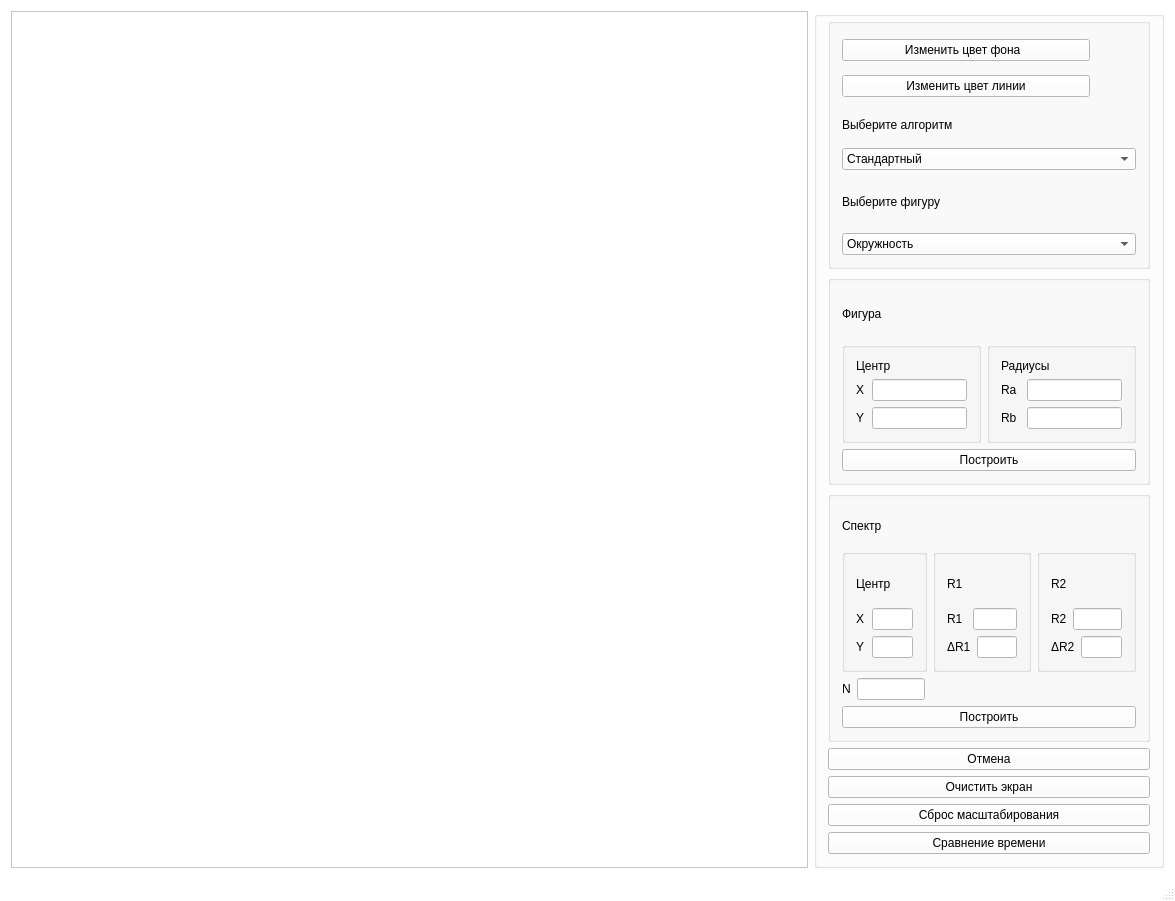
<?xml version="1.0" encoding="UTF-8"?>
<ui version="4.0">
 <class>MainWindow</class>
 <widget class="QMainWindow" name="MainWindow">
  <property name="geometry">
   <rect>
    <x>0</x>
    <y>0</y>
    <width>1175</width>
    <height>901</height>
   </rect>
  </property>
  <property name="minimumSize">
   <size>
    <width>1100</width>
    <height>750</height>
   </size>
  </property>
  <property name="palette">
   <palette>
    <active>
     <colorrole role="WindowText">
      <brush brushstyle="SolidPattern">
       <color alpha="255">
        <red>0</red>
        <green>0</green>
        <blue>0</blue>
       </color>
      </brush>
     </colorrole>
     <colorrole role="Button">
      <brush brushstyle="SolidPattern">
       <color alpha="255">
        <red>255</red>
        <green>255</green>
        <blue>255</blue>
       </color>
      </brush>
     </colorrole>
     <colorrole role="Light">
      <brush brushstyle="SolidPattern">
       <color alpha="255">
        <red>255</red>
        <green>255</green>
        <blue>255</blue>
       </color>
      </brush>
     </colorrole>
     <colorrole role="Midlight">
      <brush brushstyle="SolidPattern">
       <color alpha="255">
        <red>255</red>
        <green>255</green>
        <blue>255</blue>
       </color>
      </brush>
     </colorrole>
     <colorrole role="Dark">
      <brush brushstyle="SolidPattern">
       <color alpha="255">
        <red>127</red>
        <green>127</green>
        <blue>127</blue>
       </color>
      </brush>
     </colorrole>
     <colorrole role="Mid">
      <brush brushstyle="SolidPattern">
       <color alpha="255">
        <red>170</red>
        <green>170</green>
        <blue>170</blue>
       </color>
      </brush>
     </colorrole>
     <colorrole role="Text">
      <brush brushstyle="SolidPattern">
       <color alpha="255">
        <red>0</red>
        <green>0</green>
        <blue>0</blue>
       </color>
      </brush>
     </colorrole>
     <colorrole role="BrightText">
      <brush brushstyle="SolidPattern">
       <color alpha="255">
        <red>255</red>
        <green>255</green>
        <blue>255</blue>
       </color>
      </brush>
     </colorrole>
     <colorrole role="ButtonText">
      <brush brushstyle="SolidPattern">
       <color alpha="255">
        <red>0</red>
        <green>0</green>
        <blue>0</blue>
       </color>
      </brush>
     </colorrole>
     <colorrole role="Base">
      <brush brushstyle="SolidPattern">
       <color alpha="255">
        <red>255</red>
        <green>255</green>
        <blue>255</blue>
       </color>
      </brush>
     </colorrole>
     <colorrole role="Window">
      <brush brushstyle="SolidPattern">
       <color alpha="255">
        <red>255</red>
        <green>255</green>
        <blue>255</blue>
       </color>
      </brush>
     </colorrole>
     <colorrole role="Shadow">
      <brush brushstyle="SolidPattern">
       <color alpha="255">
        <red>0</red>
        <green>0</green>
        <blue>0</blue>
       </color>
      </brush>
     </colorrole>
     <colorrole role="AlternateBase">
      <brush brushstyle="SolidPattern">
       <color alpha="255">
        <red>255</red>
        <green>255</green>
        <blue>255</blue>
       </color>
      </brush>
     </colorrole>
     <colorrole role="ToolTipBase">
      <brush brushstyle="SolidPattern">
       <color alpha="255">
        <red>255</red>
        <green>255</green>
        <blue>220</blue>
       </color>
      </brush>
     </colorrole>
     <colorrole role="ToolTipText">
      <brush brushstyle="SolidPattern">
       <color alpha="255">
        <red>0</red>
        <green>0</green>
        <blue>0</blue>
       </color>
      </brush>
     </colorrole>
     <colorrole role="PlaceholderText">
      <brush brushstyle="SolidPattern">
       <color alpha="128">
        <red>0</red>
        <green>0</green>
        <blue>0</blue>
       </color>
      </brush>
     </colorrole>
    </active>
    <inactive>
     <colorrole role="WindowText">
      <brush brushstyle="SolidPattern">
       <color alpha="255">
        <red>0</red>
        <green>0</green>
        <blue>0</blue>
       </color>
      </brush>
     </colorrole>
     <colorrole role="Button">
      <brush brushstyle="SolidPattern">
       <color alpha="255">
        <red>255</red>
        <green>255</green>
        <blue>255</blue>
       </color>
      </brush>
     </colorrole>
     <colorrole role="Light">
      <brush brushstyle="SolidPattern">
       <color alpha="255">
        <red>255</red>
        <green>255</green>
        <blue>255</blue>
       </color>
      </brush>
     </colorrole>
     <colorrole role="Midlight">
      <brush brushstyle="SolidPattern">
       <color alpha="255">
        <red>255</red>
        <green>255</green>
        <blue>255</blue>
       </color>
      </brush>
     </colorrole>
     <colorrole role="Dark">
      <brush brushstyle="SolidPattern">
       <color alpha="255">
        <red>127</red>
        <green>127</green>
        <blue>127</blue>
       </color>
      </brush>
     </colorrole>
     <colorrole role="Mid">
      <brush brushstyle="SolidPattern">
       <color alpha="255">
        <red>170</red>
        <green>170</green>
        <blue>170</blue>
       </color>
      </brush>
     </colorrole>
     <colorrole role="Text">
      <brush brushstyle="SolidPattern">
       <color alpha="255">
        <red>0</red>
        <green>0</green>
        <blue>0</blue>
       </color>
      </brush>
     </colorrole>
     <colorrole role="BrightText">
      <brush brushstyle="SolidPattern">
       <color alpha="255">
        <red>255</red>
        <green>255</green>
        <blue>255</blue>
       </color>
      </brush>
     </colorrole>
     <colorrole role="ButtonText">
      <brush brushstyle="SolidPattern">
       <color alpha="255">
        <red>0</red>
        <green>0</green>
        <blue>0</blue>
       </color>
      </brush>
     </colorrole>
     <colorrole role="Base">
      <brush brushstyle="SolidPattern">
       <color alpha="255">
        <red>255</red>
        <green>255</green>
        <blue>255</blue>
       </color>
      </brush>
     </colorrole>
     <colorrole role="Window">
      <brush brushstyle="SolidPattern">
       <color alpha="255">
        <red>255</red>
        <green>255</green>
        <blue>255</blue>
       </color>
      </brush>
     </colorrole>
     <colorrole role="Shadow">
      <brush brushstyle="SolidPattern">
       <color alpha="255">
        <red>0</red>
        <green>0</green>
        <blue>0</blue>
       </color>
      </brush>
     </colorrole>
     <colorrole role="AlternateBase">
      <brush brushstyle="SolidPattern">
       <color alpha="255">
        <red>255</red>
        <green>255</green>
        <blue>255</blue>
       </color>
      </brush>
     </colorrole>
     <colorrole role="ToolTipBase">
      <brush brushstyle="SolidPattern">
       <color alpha="255">
        <red>255</red>
        <green>255</green>
        <blue>220</blue>
       </color>
      </brush>
     </colorrole>
     <colorrole role="ToolTipText">
      <brush brushstyle="SolidPattern">
       <color alpha="255">
        <red>0</red>
        <green>0</green>
        <blue>0</blue>
       </color>
      </brush>
     </colorrole>
     <colorrole role="PlaceholderText">
      <brush brushstyle="SolidPattern">
       <color alpha="128">
        <red>0</red>
        <green>0</green>
        <blue>0</blue>
       </color>
      </brush>
     </colorrole>
    </inactive>
    <disabled>
     <colorrole role="WindowText">
      <brush brushstyle="SolidPattern">
       <color alpha="255">
        <red>127</red>
        <green>127</green>
        <blue>127</blue>
       </color>
      </brush>
     </colorrole>
     <colorrole role="Button">
      <brush brushstyle="SolidPattern">
       <color alpha="255">
        <red>255</red>
        <green>255</green>
        <blue>255</blue>
       </color>
      </brush>
     </colorrole>
     <colorrole role="Light">
      <brush brushstyle="SolidPattern">
       <color alpha="255">
        <red>255</red>
        <green>255</green>
        <blue>255</blue>
       </color>
      </brush>
     </colorrole>
     <colorrole role="Midlight">
      <brush brushstyle="SolidPattern">
       <color alpha="255">
        <red>255</red>
        <green>255</green>
        <blue>255</blue>
       </color>
      </brush>
     </colorrole>
     <colorrole role="Dark">
      <brush brushstyle="SolidPattern">
       <color alpha="255">
        <red>127</red>
        <green>127</green>
        <blue>127</blue>
       </color>
      </brush>
     </colorrole>
     <colorrole role="Mid">
      <brush brushstyle="SolidPattern">
       <color alpha="255">
        <red>170</red>
        <green>170</green>
        <blue>170</blue>
       </color>
      </brush>
     </colorrole>
     <colorrole role="Text">
      <brush brushstyle="SolidPattern">
       <color alpha="255">
        <red>127</red>
        <green>127</green>
        <blue>127</blue>
       </color>
      </brush>
     </colorrole>
     <colorrole role="BrightText">
      <brush brushstyle="SolidPattern">
       <color alpha="255">
        <red>255</red>
        <green>255</green>
        <blue>255</blue>
       </color>
      </brush>
     </colorrole>
     <colorrole role="ButtonText">
      <brush brushstyle="SolidPattern">
       <color alpha="255">
        <red>127</red>
        <green>127</green>
        <blue>127</blue>
       </color>
      </brush>
     </colorrole>
     <colorrole role="Base">
      <brush brushstyle="SolidPattern">
       <color alpha="255">
        <red>246</red>
        <green>245</green>
        <blue>244</blue>
       </color>
      </brush>
     </colorrole>
     <colorrole role="Window">
      <brush brushstyle="SolidPattern">
       <color alpha="255">
        <red>255</red>
        <green>255</green>
        <blue>255</blue>
       </color>
      </brush>
     </colorrole>
     <colorrole role="Shadow">
      <brush brushstyle="SolidPattern">
       <color alpha="255">
        <red>0</red>
        <green>0</green>
        <blue>0</blue>
       </color>
      </brush>
     </colorrole>
     <colorrole role="AlternateBase">
      <brush brushstyle="SolidPattern">
       <color alpha="255">
        <red>255</red>
        <green>255</green>
        <blue>255</blue>
       </color>
      </brush>
     </colorrole>
     <colorrole role="ToolTipBase">
      <brush brushstyle="SolidPattern">
       <color alpha="255">
        <red>255</red>
        <green>255</green>
        <blue>220</blue>
       </color>
      </brush>
     </colorrole>
     <colorrole role="ToolTipText">
      <brush brushstyle="SolidPattern">
       <color alpha="255">
        <red>0</red>
        <green>0</green>
        <blue>0</blue>
       </color>
      </brush>
     </colorrole>
     <colorrole role="PlaceholderText">
      <brush brushstyle="SolidPattern">
       <color alpha="128">
        <red>0</red>
        <green>0</green>
        <blue>0</blue>
       </color>
      </brush>
     </colorrole>
    </disabled>
   </palette>
  </property>
  <property name="windowTitle">
   <string>MainWindow</string>
  </property>
  <property name="toolTipDuration">
   <number>-6</number>
  </property>
  <widget class="QWidget" name="centralwidget">
   <property name="toolTipDuration">
    <number>-1</number>
   </property>
   <property name="inputMethodHints">
    <set>Qt::ImhNone</set>
   </property>
   <layout class="QHBoxLayout" name="horizontalLayout_2" stretch="0,0">
    <item>
     <widget class="QGraphicsView" name="graphicsView">
      <property name="minimumSize">
       <size>
        <width>650</width>
        <height>612</height>
       </size>
      </property>
     </widget>
    </item>
    <item>
     <widget class="QGroupBox" name="groupBox">
      <property name="maximumSize">
       <size>
        <width>350</width>
        <height>16777215</height>
       </size>
      </property>
      <layout class="QGridLayout" name="gridLayout">
       <property name="topMargin">
        <number>1</number>
       </property>
       <item row="1" column="0">
        <widget class="QGroupBox" name="verticalGroupBox_2">
         <property name="minimumSize">
          <size>
           <width>0</width>
           <height>180</height>
          </size>
         </property>
         <property name="maximumSize">
          <size>
           <width>16777215</width>
           <height>210</height>
          </size>
         </property>
         <layout class="QVBoxLayout" name="verticalLayout_3">
          <item>
           <widget class="QLabel" name="label_4">
            <property name="text">
             <string>Фигура</string>
            </property>
           </widget>
          </item>
          <item>
           <layout class="QHBoxLayout" name="horizontalLayout_5">
            <item>
             <widget class="QGroupBox" name="verticalGroupBox_3">
              <layout class="QVBoxLayout" name="verticalLayout_2">
               <item>
                <widget class="QLabel" name="label_8">
                 <property name="text">
                  <string>Центр</string>
                 </property>
                </widget>
               </item>
               <item>
                <layout class="QHBoxLayout" name="horizontalLayout_9">
                 <item>
                  <widget class="QLabel" name="label_9">
                   <property name="minimumSize">
                    <size>
                     <width>10</width>
                     <height>0</height>
                    </size>
                   </property>
                   <property name="text">
                    <string>X</string>
                   </property>
                  </widget>
                 </item>
                 <item>
                  <widget class="QLineEdit" name="lineEdit_figure_x"/>
                 </item>
                </layout>
               </item>
               <item>
                <layout class="QHBoxLayout" name="horizontalLayout_4">
                 <item>
                  <widget class="QLabel" name="label_10">
                   <property name="minimumSize">
                    <size>
                     <width>10</width>
                     <height>0</height>
                    </size>
                   </property>
                   <property name="text">
                    <string>Y</string>
                   </property>
                  </widget>
                 </item>
                 <item>
                  <widget class="QLineEdit" name="lineEdit_figure_y"/>
                 </item>
                </layout>
               </item>
              </layout>
             </widget>
            </item>
            <item>
             <widget class="QGroupBox" name="verticalGroupBox">
              <property name="maximumSize">
               <size>
                <width>200</width>
                <height>16777215</height>
               </size>
              </property>
              <layout class="QVBoxLayout" name="verticalLayout_4">
               <item>
                <widget class="QLabel" name="label_5">
                 <property name="text">
                  <string>Радиусы</string>
                 </property>
                </widget>
               </item>
               <item>
                <layout class="QHBoxLayout" name="horizontalLayout_7">
                 <item>
                  <widget class="QLabel" name="label_7">
                   <property name="minimumSize">
                    <size>
                     <width>20</width>
                     <height>0</height>
                    </size>
                   </property>
                   <property name="text">
                    <string>Ra</string>
                   </property>
                  </widget>
                 </item>
                 <item>
                  <widget class="QLineEdit" name="lineEdit_figure_r1"/>
                 </item>
                </layout>
               </item>
               <item>
                <layout class="QHBoxLayout" name="horizontalLayout_6">
                 <item>
                  <widget class="QLabel" name="label_6">
                   <property name="minimumSize">
                    <size>
                     <width>20</width>
                     <height>0</height>
                    </size>
                   </property>
                   <property name="text">
                    <string>Rb</string>
                   </property>
                  </widget>
                 </item>
                 <item>
                  <widget class="QLineEdit" name="lineEdit_figure_r2"/>
                 </item>
                </layout>
               </item>
              </layout>
             </widget>
            </item>
           </layout>
          </item>
          <item>
           <widget class="QPushButton" name="pushButton_figure">
            <property name="text">
             <string>Построить</string>
            </property>
           </widget>
          </item>
         </layout>
        </widget>
       </item>
       <item row="0" column="0">
        <widget class="QGroupBox" name="horizontalGroupBox">
         <property name="minimumSize">
          <size>
           <width>0</width>
           <height>170</height>
          </size>
         </property>
         <property name="maximumSize">
          <size>
           <width>16777215</width>
           <height>270</height>
          </size>
         </property>
         <layout class="QHBoxLayout" name="horizontalLayout">
          <item>
           <layout class="QVBoxLayout" name="verticalLayout_6">
            <item>
             <layout class="QHBoxLayout" name="horizontalLayout_10">
              <item>
               <widget class="QPushButton" name="pushButton_back_color">
                <property name="minimumSize">
                 <size>
                  <width>0</width>
                  <height>0</height>
                 </size>
                </property>
                <property name="text">
                 <string>Изменить цвет фона  </string>
                </property>
               </widget>
              </item>
              <item>
               <widget class="QLabel" name="label_bc">
                <property name="minimumSize">
                 <size>
                  <width>20</width>
                  <height>0</height>
                 </size>
                </property>
                <property name="maximumSize">
                 <size>
                  <width>40</width>
                  <height>30</height>
                 </size>
                </property>
                <property name="text">
                 <string/>
                </property>
               </widget>
              </item>
             </layout>
            </item>
            <item>
             <layout class="QHBoxLayout" name="horizontalLayout_11">
              <item>
               <widget class="QPushButton" name="pushButton_line_color">
                <property name="text">
                 <string>Изменить цвет линии</string>
                </property>
               </widget>
              </item>
              <item>
               <widget class="QLabel" name="label_lc">
                <property name="minimumSize">
                 <size>
                  <width>20</width>
                  <height>0</height>
                 </size>
                </property>
                <property name="maximumSize">
                 <size>
                  <width>40</width>
                  <height>30</height>
                 </size>
                </property>
                <property name="text">
                 <string/>
                </property>
               </widget>
              </item>
             </layout>
            </item>
            <item>
             <layout class="QVBoxLayout" name="verticalLayout_7">
              <item>
               <widget class="QLabel" name="label_3">
                <property name="maximumSize">
                 <size>
                  <width>16777215</width>
                  <height>35</height>
                 </size>
                </property>
                <property name="text">
                 <string>Выберите алгоритм</string>
                </property>
               </widget>
              </item>
              <item>
               <widget class="QComboBox" name="comboBox_method">
                <item>
                 <property name="text">
                  <string>Стандартный</string>
                 </property>
                </item>
                <item>
                 <property name="text">
                  <string>Каноническое уравнение</string>
                 </property>
                </item>
                <item>
                 <property name="text">
                  <string>Параметрическое уравнение</string>
                 </property>
                </item>
                <item>
                 <property name="text">
                  <string>Алгоритм Брезенхема</string>
                 </property>
                </item>
                <item>
                 <property name="text">
                  <string>Алгоритм средней точки</string>
                 </property>
                </item>
               </widget>
              </item>
              <item>
               <widget class="QLabel" name="label">
                <property name="text">
                 <string>Выберите фигуру</string>
                </property>
               </widget>
              </item>
              <item>
               <widget class="QComboBox" name="comboBox_figure">
                <item>
                 <property name="text">
                  <string>Окружность</string>
                 </property>
                </item>
                <item>
                 <property name="text">
                  <string>Эллипс</string>
                 </property>
                </item>
               </widget>
              </item>
             </layout>
            </item>
           </layout>
          </item>
         </layout>
        </widget>
       </item>
       <item row="2" column="0">
        <widget class="QGroupBox" name="verticalGroupBox_3">
         <property name="minimumSize">
          <size>
           <width>0</width>
           <height>180</height>
          </size>
         </property>
         <layout class="QVBoxLayout" name="verticalLayout_8">
          <item>
           <widget class="QLabel" name="label_11">
            <property name="maximumSize">
             <size>
              <width>16777215</width>
              <height>35</height>
             </size>
            </property>
            <property name="text">
             <string>Спектр</string>
            </property>
           </widget>
          </item>
          <item>
           <layout class="QHBoxLayout" name="horizontalLayout_13">
            <item>
             <widget class="QGroupBox" name="verticalGroupBox_3">
              <property name="maximumSize">
               <size>
                <width>16777215</width>
                <height>16777215</height>
               </size>
              </property>
              <layout class="QVBoxLayout" name="verticalLayout_10">
               <item>
                <widget class="QLabel" name="label_2">
                 <property name="text">
                  <string>Центр</string>
                 </property>
                </widget>
               </item>
               <item>
                <layout class="QHBoxLayout" name="horizontalLayout_17">
                 <item>
                  <widget class="QLabel" name="label_13">
                   <property name="minimumSize">
                    <size>
                     <width>10</width>
                     <height>0</height>
                    </size>
                   </property>
                   <property name="text">
                    <string>X</string>
                   </property>
                  </widget>
                 </item>
                 <item>
                  <widget class="QLineEdit" name="lineEdit_spectrum_x"/>
                 </item>
                </layout>
               </item>
               <item>
                <layout class="QHBoxLayout" name="horizontalLayout_16">
                 <item>
                  <widget class="QLabel" name="label_14">
                   <property name="minimumSize">
                    <size>
                     <width>10</width>
                     <height>0</height>
                    </size>
                   </property>
                   <property name="text">
                    <string>Y</string>
                   </property>
                  </widget>
                 </item>
                 <item>
                  <widget class="QLineEdit" name="lineEdit_spectrum_y"/>
                 </item>
                </layout>
               </item>
              </layout>
             </widget>
            </item>
            <item>
             <widget class="QGroupBox" name="verticalGroupBox_3">
              <property name="maximumSize">
               <size>
                <width>16777215</width>
                <height>16777215</height>
               </size>
              </property>
              <layout class="QVBoxLayout" name="verticalLayout_11">
               <item>
                <widget class="QLabel" name="label_19">
                 <property name="text">
                  <string>R1</string>
                 </property>
                </widget>
               </item>
               <item>
                <layout class="QHBoxLayout" name="horizontalLayout_19">
                 <item>
                  <widget class="QLabel" name="label_16">
                   <property name="minimumSize">
                    <size>
                     <width>20</width>
                     <height>0</height>
                    </size>
                   </property>
                   <property name="text">
                    <string>R1</string>
                   </property>
                  </widget>
                 </item>
                 <item>
                  <widget class="QLineEdit" name="lineEdit_spectrum_r1"/>
                 </item>
                </layout>
               </item>
               <item>
                <layout class="QHBoxLayout" name="horizontalLayout_18">
                 <item>
                  <widget class="QLabel" name="label_17">
                   <property name="text">
                    <string>ΔR1</string>
                   </property>
                  </widget>
                 </item>
                 <item>
                  <widget class="QLineEdit" name="lineEdit_spectrum_dr1"/>
                 </item>
                </layout>
               </item>
              </layout>
             </widget>
            </item>
            <item>
             <widget class="QGroupBox" name="verticalGroupBox">
              <layout class="QVBoxLayout" name="verticalLayout">
               <item>
                <widget class="QLabel" name="label_12">
                 <property name="text">
                  <string>R2</string>
                 </property>
                </widget>
               </item>
               <item>
                <layout class="QHBoxLayout" name="horizontalLayout_12">
                 <item>
                  <widget class="QLabel" name="label_15">
                   <property name="text">
                    <string>R2</string>
                   </property>
                  </widget>
                 </item>
                 <item>
                  <widget class="QLineEdit" name="lineEdit_spectrum_r2"/>
                 </item>
                </layout>
               </item>
               <item>
                <layout class="QHBoxLayout" name="horizontalLayout_15">
                 <item>
                  <widget class="QLabel" name="label_18">
                   <property name="text">
                    <string>ΔR2</string>
                   </property>
                  </widget>
                 </item>
                 <item>
                  <widget class="QLineEdit" name="lineEdit_spectrum_dr2"/>
                 </item>
                </layout>
               </item>
              </layout>
             </widget>
            </item>
           </layout>
          </item>
          <item>
           <layout class="QHBoxLayout" name="horizontalLayout_22">
            <item>
             <widget class="QLabel" name="label_20">
              <property name="text">
               <string>N</string>
              </property>
             </widget>
            </item>
            <item>
             <widget class="QLineEdit" name="lineEdit_spectrum_n"/>
            </item>
            <item>
             <spacer name="horizontalSpacer">
              <property name="orientation">
               <enum>Qt::Horizontal</enum>
              </property>
              <property name="sizeHint" stdset="0">
               <size>
                <width>250</width>
                <height>20</height>
               </size>
              </property>
             </spacer>
            </item>
           </layout>
          </item>
          <item>
           <widget class="QPushButton" name="pushButton_spectrum">
            <property name="text">
             <string>Построить</string>
            </property>
           </widget>
          </item>
         </layout>
        </widget>
       </item>
       <item row="7" column="0">
        <widget class="QPushButton" name="pushButton_reset_scale">
         <property name="text">
          <string>Сброс масштабирования</string>
         </property>
        </widget>
       </item>
       <item row="5" column="0">
        <widget class="QPushButton" name="pushButton_clear">
         <property name="text">
          <string>Очистить экран</string>
         </property>
        </widget>
       </item>
       <item row="3" column="0">
        <widget class="QPushButton" name="pushButton_cancel">
         <property name="text">
          <string>Отмена</string>
         </property>
        </widget>
       </item>
       <item row="8" column="0">
        <widget class="QPushButton" name="pushButton_time">
         <property name="text">
          <string>Сравнение времени</string>
         </property>
        </widget>
       </item>
      </layout>
     </widget>
    </item>
   </layout>
  </widget>
  <widget class="QStatusBar" name="statusbar"/>
  <widget class="QMenuBar" name="menubar">
   <property name="geometry">
    <rect>
     <x>0</x>
     <y>0</y>
     <width>1175</width>
     <height>22</height>
    </rect>
   </property>
  </widget>
  <action name="actionSave">
   <property name="text">
    <string>Сохранить</string>
   </property>
  </action>
  <action name="actionLoad">
   <property name="text">
    <string>Загрузить</string>
   </property>
  </action>
  <action name="actionInfFile">
   <property name="text">
    <string>Входной файл</string>
   </property>
  </action>
  <action name="actionInfProgram">
   <property name="text">
    <string>Программа</string>
   </property>
  </action>
  <action name="actionInfDeveloper">
   <property name="text">
    <string>Разработчик</string>
   </property>
  </action>
  <action name="action">
   <property name="text">
    <string>Программа</string>
   </property>
  </action>
 </widget>
 <layoutdefault spacing="6" margin="11"/>
 <resources/>
 <connections/>
</ui>
